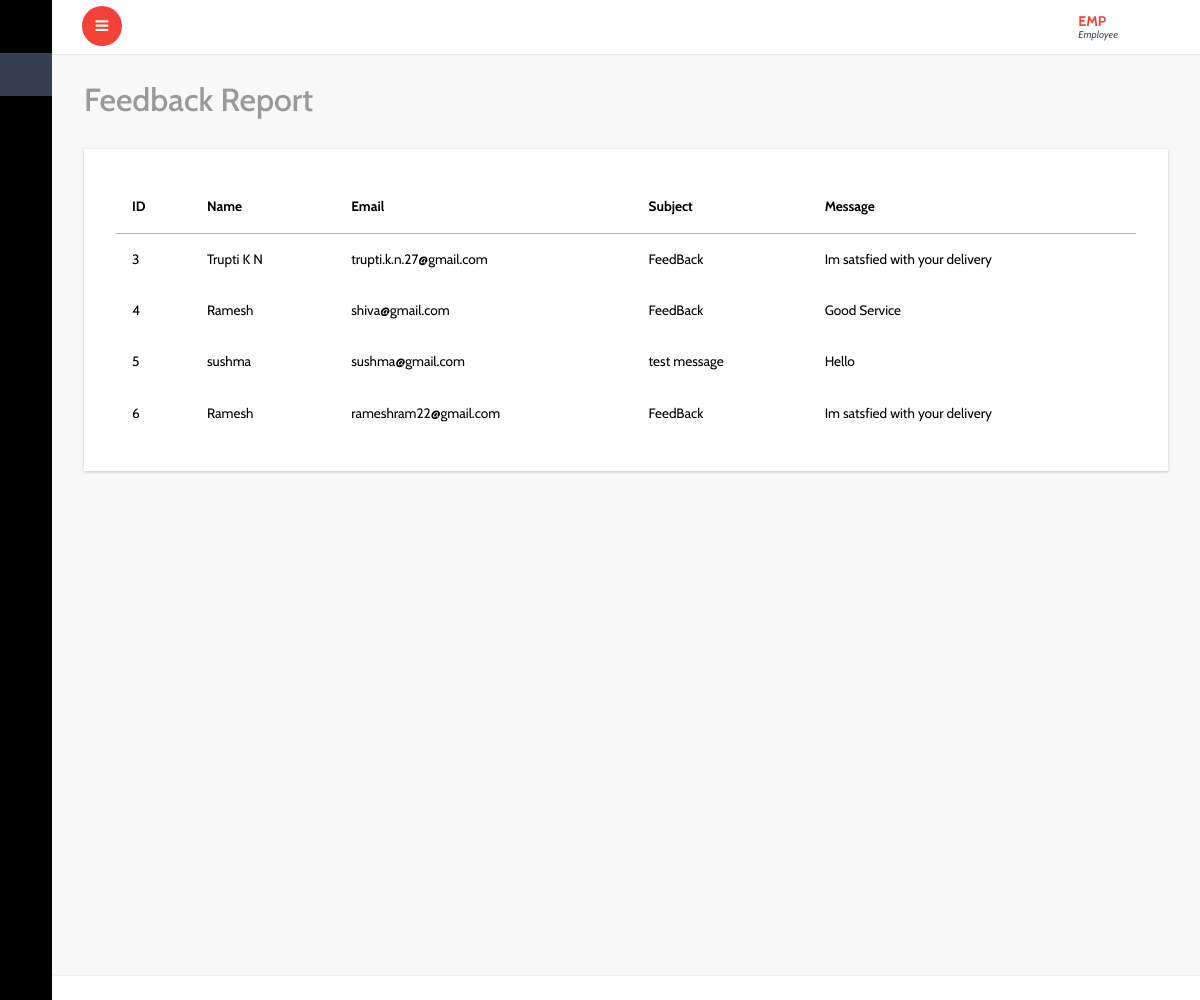
The page /employee/view_feedback.php (signed in) on the database its author committed.
### tables this page shows
CREATE TABLE `testimonial` (
  `id` int(11) NOT NULL,
  `name` text NOT NULL,
  `email` text NOT NULL,
  `subject` text NOT NULL,
  `message` text NOT NULL
);

### employee/view_feedback.php (the view, shortened to what this page needs)
<?php
include('header.php');
include('sidebar.php');
include('../connection.php');
?>
<link rel="stylesheet" href="http://cdn.datatables.net/1.10.2/css/jquery.dataTables.min.css"></style>
<div id="page-wrapper">
  <div class="graphs">
    <h3 class="blank1">Feedback Report</h3>
    <div class="xs tabls">
      <div class="bs-example4" data-example-id="contextual-table">
        <table class="table table-hover" id="example" class="display" width="100%" cellspacing="0">
          <thead>
            <tr>
            <th>ID</th>
              <th>Name</th>
              <th>Email</th>
              <th>Subject</th>
              <th>Message</th>
            </tr>
          </thead>
          <tbody>
          <?php
            $sql="Select * from testimonial";
            $res=mysqli_query($conn,$sql);
            while($ros=mysqli_fetch_array($res))
            {
              ?>
          <tr>
             <td><?php echo $ros['id'];?></td>
            <td><?php echo $ros['name'];?></td>
            <td><?php echo $ros['email'];?></td>
            <td><?php echo $ros['subject'];?></td>
            <td><?php echo $ros['message'];?></td>
          </tr>
          <?php
        }
        ?>
          </tbody>
        </table>
      </div>
    </div>
  </div>
</div>
<?php
include('footer.php');
?>

### rows shown on the page
testimonial: id "3", name "Trupti K N", email "trupti.k.n.27@gmail.com", subject "FeedBack", message "Im satsfied with your delivery"
testimonial: id "4", name "Ramesh", email "shiva@gmail.com", subject "FeedBack", message "Good Service"
testimonial: id "5", name "sushma", email "sushma@gmail.com", subject "test message", message "Hello"
testimonial: id "6", name "Ramesh", email "rameshram22@gmail.com", subject "FeedBack", message "Im satsfied with your delivery"
